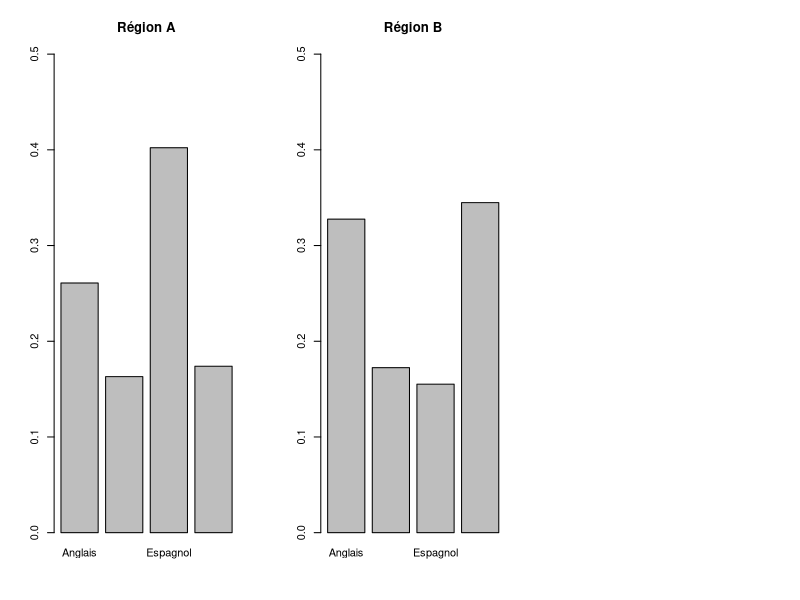

Here is the R script that generated this plot: (Note: this script raises an error after producing the figure.)
# Saisir les données dans une matrice
table <- matrix(c(24,19,15,10,37,9,16,20), nc=2, byrow = 4)
rownames(table) <- c("Anglais", "Allemand", "Espagnol","Aucune")
colnames(table) <- c("Femmes", "Hommes")

# Test du Khi-2
test_khi2 <- chisq.test(table)
print(test_khi2)

# Effectifs théoriques
test_khi2$expected

# Contributions au Khi-2 (résidus au carré)
test_khi2$residuals^2

# V de Cramér
n <- sum(table)
p <- nrow(table)
q <- ncol(table)
m <- min(p - 1, q - 1)
V <- sqrt(test_khi2$statistic / (n * m))
V

# Diagrammes en barres conditionnels
par(mfrow = c(1, 3))
barplot(table[, 1] / sum(table[, 1]), ylim = c(0, 0.5), main = "Région A")
barplot(table[, 2] / sum(table[, 2]), ylim = c(0, 0.5), main = "Région B")
barplot(table[, 3] / sum(table[, 3]), ylim = c(0, 0.5), main = "Région C")
